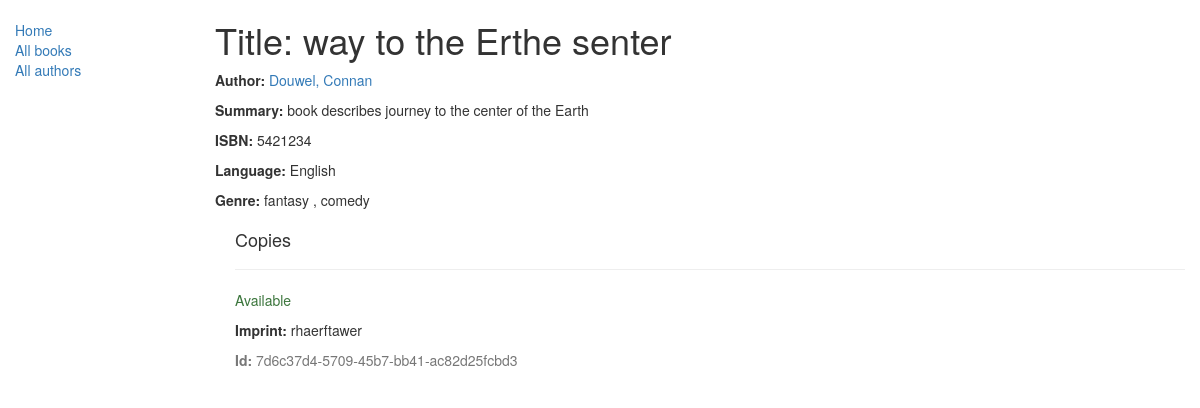
/catalog/book/3, run on the app's committed database.
### catalog/models.py (models this page shows, shortened)
class Book(models.Model):
    title = models.CharField(max_length=200)
    author = models.ForeignKey('Author', on_delete=models.SET_NULL, null=True)
    summary = models.TextField(max_length=1000, help_text='Enter\
                                                           a brief description of the book')
    isbn = models.CharField('ISBN', max_length=13, help_text='13 Characters code of the book')
    genre = models.ManyToManyField(Genre, help_text='Select a gere for this book')
    language = models.ForeignKey('Language', verbose_name='Original language', on_delete=models.SET_NULL, null=True)
    def display_genre(self):
        """
        Creates a string for the Genre. This is required to display
        related Genre strings
        """
        return ', '.join([genre.name for genre in self.genre.all()[:3]])
    display_genre.short_description = 'Genre'

class Author(models.Model):
    first_name = models.CharField(max_length=100)
    last_name = models.CharField(max_length=100)
    date_of_birth = models.DateField('Born', null=True, blank=True)
    date_of_death = models.DateField('Died', null=True, blank=True)
    def __str__(self):
        return '%s, %s' % (self.last_name, self.first_name)

class Language(models.Model):
    lang = models.CharField('Language', max_length=50)
    def __str__(self):
        return self.lang

class Genre(models.Model):
    name = models.CharField(max_length=200, help_text='Enter a book genre')
    def __str__(self):
        return self.name

class BookInstance(models.Model):
    id = models.UUIDField(primary_key=True, default=uuid.uuid4, help_text='Unique ID for book')
    book = models.ForeignKey(Book, on_delete=models.SET_NULL, null=True)
    imprint = models.CharField(max_length=200)
    due_back = models.DateField(null=True, blank=True)
    LOAN_STATUS = (
            ('m', 'Maintenance'),
            ('o', 'On loan'),
            ('a', 'Available'),
            ('r', 'Reserved'),
    )
    status = models.CharField(max_length=1, choices=LOAN_STATUS, blank=True, default='a')
    class Meta:
        ordering = ['due_back']

### catalog/views.py (the view)
# urls.py: url(r'^book/(?P<pk>\d+)$', views.BookDetailView.as_view(), name='book-detail'),
class BookDetailView(generic.DetailView):
    model = Book

### catalog/templates/catalog/book_detail.html (shortened to what this page needs)
{% extends "base_generic.html" %}
{% block content %}
    <h1>Title: {{ book.title }}</h1>
    <p><strong>Author:</strong> <a href="">{{ book.author }}</a></p>
    <p><strong>Summary:</strong> {{ book.summary }}</p>
    <p><strong>ISBN:</strong> {{ book.isbn }}</p>
    <p><strong>Language:</strong> {{ book.language }}</p>
    <p><strong>Genre:</strong> {% for genre in book.genre.all %}
                                    {{ genre }}
                                    {% if not forloop.last %},
                                    {% endif %}
                                {% endfor %}</p>
    <div style="margin-left:20px;margin-top:20px">
        <h4>Copies</h4>
	    {% for copy in book.bookinstance_set.all %}
		    <hr>
	        <p class="{% if copy.status == 'a' %}
                            text-success
                        {% elif copy.status == 'd' %}
                            text-danger
                        {% else %}
                            text-warning
                        {% endif %}">
                        {{ copy.get_status_display }}</p>
	                    <p><strong>Imprint:</strong> {{copy.imprint}}</p>
	                    <p class="text-muted"><strong>Id:</strong> {{copy.id}}</p>
	    {% endfor %}
    </div>
{% endblock %}

### data on the page
Book: title "way to the Erthe senter", author "Douwel, Connan", summary "book describes journey to the center of the Earth", isbn "5421234", language "English"
Genre: name "fantasy"
Genre: name "comedy"
BookInstance: status "Available", imprint "rhaerftawer", id "7d6c37d4-5709-45b7-bb41-ac82d25fcbd3"
